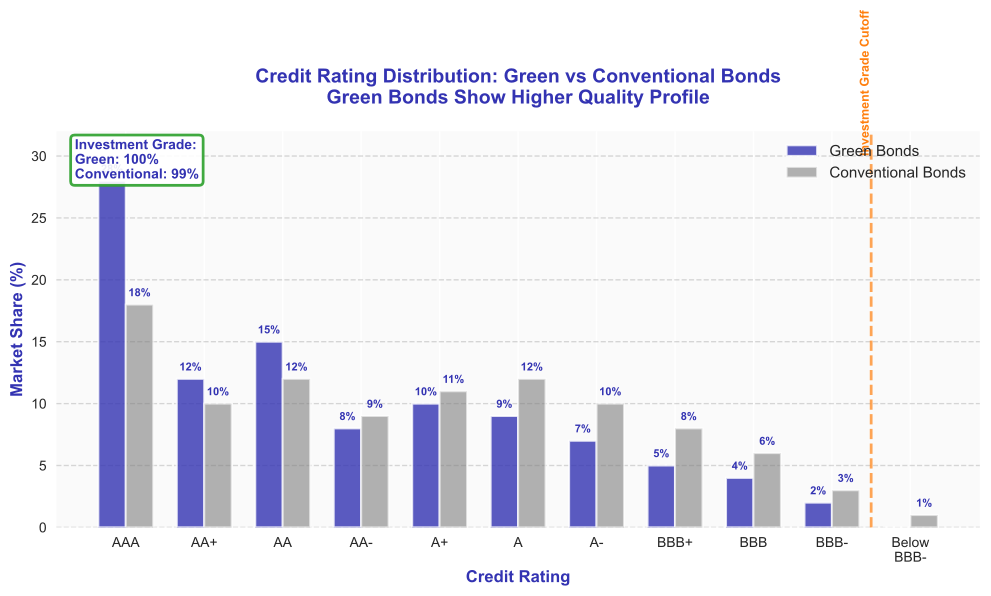

The Python source for this figure:
import matplotlib.pyplot as plt
import numpy as np

# CRITICAL: Template colors
COLORS = {
    'primary': '#3333B2',    # mlpurple
    'secondary': '#ADADE0',  # mllavender
    'success': '#2CA02C',    # mlgreen
    'warning': '#FF7F0E',    # mlorange
    'neutral': '#7F7F7F'     # mlgray
}

def generate_credit_ratings_chart():
    """
    Credit rating distribution comparison: green bonds vs conventional bonds.
    Shows green bonds have similar or slightly better credit quality.
    """
    plt.style.use('seaborn-v0_8')
    fig, ax = plt.subplots(figsize=(10, 6))

    # Data: Credit rating distribution (percentage)
    ratings = ['AAA', 'AA+', 'AA', 'AA-', 'A+', 'A', 'A-', 'BBB+', 'BBB', 'BBB-', 'Below\nBBB-']
    green_bonds = [28, 12, 15, 8, 10, 9, 7, 5, 4, 2, 0]
    conventional_bonds = [18, 10, 12, 9, 11, 12, 10, 8, 6, 3, 1]

    x = np.arange(len(ratings))
    width = 0.35

    # Create grouped bars
    bars1 = ax.bar(x - width/2, green_bonds, width, label='Green Bonds',
                   color=COLORS['primary'], alpha=0.8, edgecolor='white', linewidth=1.5)
    bars2 = ax.bar(x + width/2, conventional_bonds, width, label='Conventional Bonds',
                   color=COLORS['neutral'], alpha=0.6, edgecolor='white', linewidth=1.5)

    # Add value labels on bars
    for bars in [bars1, bars2]:
        for bar in bars:
            height = bar.get_height()
            if height > 0:
                ax.text(bar.get_x() + bar.get_width()/2., height + 0.5,
                       f'{height:.0f}%', ha='center', va='bottom', fontsize=8,
                       color=COLORS['primary'], fontweight='bold')

    # Add investment grade line
    ax.axvline(x=9.5, color=COLORS['warning'], linestyle='--', linewidth=2, alpha=0.7)
    ax.text(9.5, 30, 'Investment Grade Cutoff', rotation=90, va='bottom', ha='right',
            fontsize=9, color=COLORS['warning'], fontweight='bold')

    # Styling
    ax.set_xlabel('Credit Rating', fontsize=12, fontweight='bold', color=COLORS['primary'])
    ax.set_ylabel('Market Share (%)', fontsize=12, fontweight='bold', color=COLORS['primary'])
    ax.set_title('Credit Rating Distribution: Green vs Conventional Bonds\n' +
                 'Green Bonds Show Higher Quality Profile',
                 fontsize=14, fontweight='bold', color=COLORS['primary'], pad=20)

    ax.set_xticks(x)
    ax.set_xticklabels(ratings, fontsize=10)
    ax.legend(loc='upper right', fontsize=11, framealpha=0.9)

    # Grid and background
    ax.grid(True, alpha=0.3, linestyle='--', axis='y', color=COLORS['neutral'])
    ax.set_facecolor('#FAFAFA')
    fig.patch.set_facecolor('white')

    ax.set_ylim(0, 32)

    # Add summary statistics
    green_ig = sum(green_bonds[:10])  # Investment grade
    conv_ig = sum(conventional_bonds[:10])

    ax.text(0.02, 0.98,
            f'Investment Grade:\nGreen: {green_ig}%\nConventional: {conv_ig}%',
            transform=ax.transAxes, fontsize=10, fontweight='bold',
            va='top', ha='left', color=COLORS['primary'],
            bbox=dict(boxstyle='round', facecolor='white', alpha=0.9,
                     edgecolor=COLORS['success'], linewidth=2))

    plt.tight_layout()

    # Save as PDF
    output_path = 'charts/week1/14_credit_ratings/14_credit_ratings.pdf'
    plt.savefig(output_path, format='pdf', dpi=300, bbox_inches='tight', facecolor='white')
    print(f"Chart saved: {output_path}")
    plt.close()

if __name__ == "__main__":
    generate_credit_ratings_chart()
